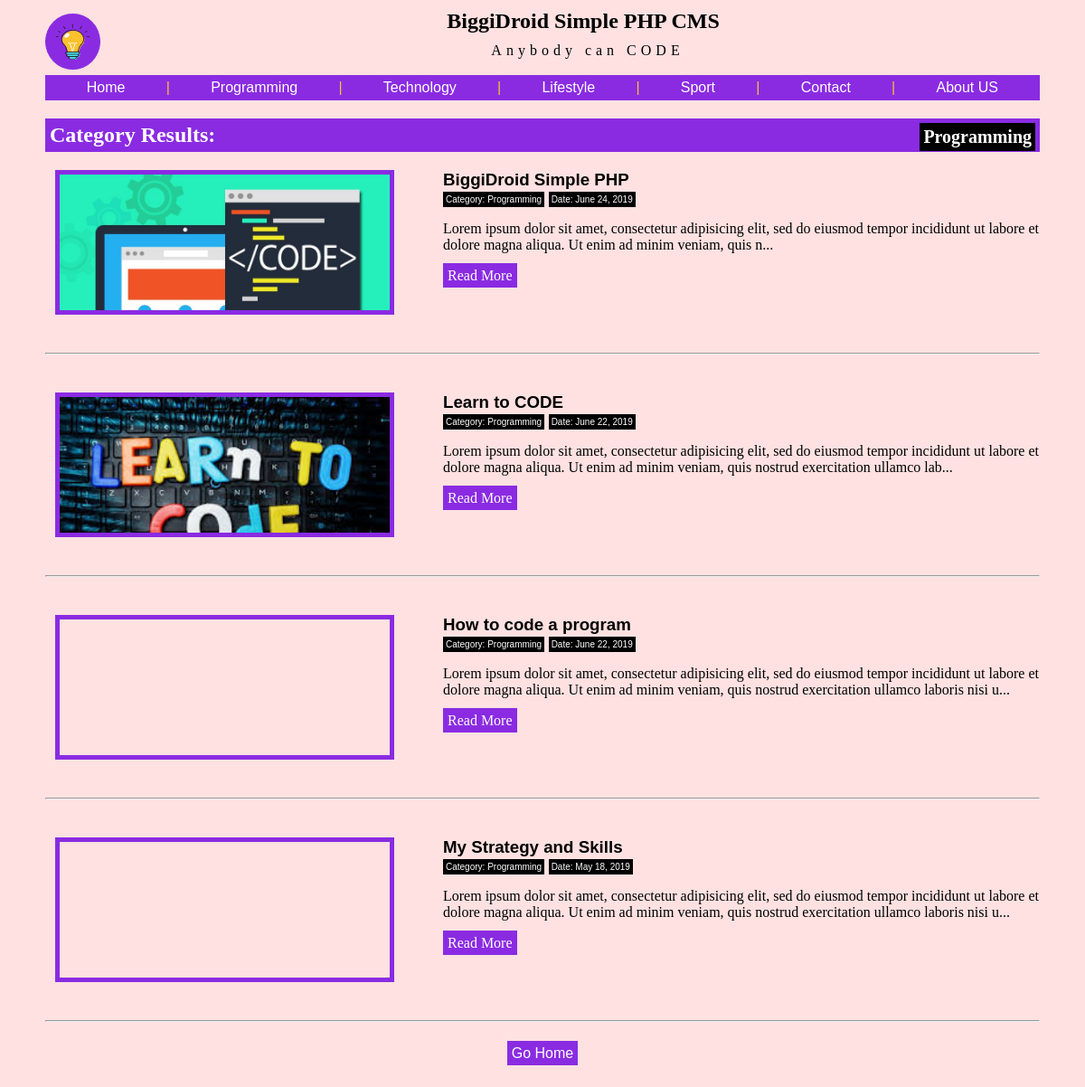
The page /blogg/include/category.php?category=Programming on the database its author committed.
### tables this page shows
CREATE TABLE `sitedetails` (
  `id` int(11) NOT NULL,
  `sitelogo` mediumtext DEFAULT NULL,
  `sitetitle` mediumtext DEFAULT NULL,
  `sitetagline` mediumtext DEFAULT NULL
);

CREATE TABLE `post` (
  `id` int(11) NOT NULL,
  `search` varchar(10000) DEFAULT NULL,
  `category` longtext DEFAULT NULL,
  `title` longtext DEFAULT NULL,
  `text` longtext DEFAULT NULL,
  `image` longtext DEFAULT NULL,
  `date` varchar(10000) DEFAULT NULL
);

### blogg/include/category.php (the view, shortened to what this page needs)
<?php
include 'headercat.php';
$category = $_GET["category"];
$query = mysqli_query($con, "SELECT * FROM post WHERE category='$category' ");
$row1 = mysqli_fetch_assoc($query)
?>
  <div class="more">
  				<h2 class="h2admin">Category Results: <small style="background: black;color: white;padding: 4px;"><?php echo $row1["category"]; ?></small></h2>
				<?php
				$query = mysqli_query($con, "SELECT * FROM post WHERE category='$category' ORDER BY id DESC");
				while ($row = mysqli_fetch_assoc($query)) {
					?>
					<div style="clear: both;margin-bottom: 50px;">
				<div style="width: 40%;float: left;">
					<div style="background-image: url('image/<?php echo $row['image']; ?>');
				    background-position: center top !important;
				    background-size: cover;
				    background-repeat: no-repeat;
				    height: 150px;
				    width: 83%;
				    margin-left: 11px;
				    border: 5px solid blueviolet;"></div>
				</div>
				<div style="width:60%;float: right;">
				<h3 style="color: black;margin: 0px;">
					<?php echo $row['title']; ?>
				</h3>
				<small style="margin: 0px;background: black none repeat scroll 0% 0%;color: white;padding: 3px;font-size: 10px;">Category: <?php echo $row["category"]; ?></small>
				<small style="margin: 0px;background: black none repeat scroll 0% 0%;color: white;padding: 3px;font-size: 10px;">Date: <?php echo $row["date"]; ?></small>
				<p style="color: black;" >
					<?php echo substr($row['text'],0,200)."..."; ?>
				</p>
				</div>
				<p style="font-family: calibri; "><a style="background: blueviolet;padding: 5px;color: white;text-decoration: none;" href="../article/<?php echo $row['id']; ?>/<?php echo strtolower(str_replace(' ', '-', trim($row['title'])))."/"; ?>">Read More</a>
				</div><br><hr><br>
					<?php
				}
				?>
				<center style="margin-bottom: 10px;"><a style="background: blueviolet;padding: 5px;color: white;text-decoration: none;" href="../index.php">Go Home</a></center>
			</div>

### blogg/include/headercat.php (shortened to what this page needs)
<?php session_start();
include 'db.php';
	$query = mysqli_query($con, "SELECT * FROM sitedetails");
	$row = mysqli_fetch_assoc($query);
?>
<!DOCTYPE html>
<html>
<head>
	<link rel="stylesheet" type="text/css" href="css/style.css">
	<link rel="stylesheet" type="text/css" href="css/responsive.css">
	<link rel="stylesheet" type="text/css" href="css/animate.css">
	<link rel="stylesheet" type="text/css" href="css/font-awesome.css">
</head>
<body>
<div class="container">
	<div class="header">
		<div class="logo">
			<a href=""><img align="center" class="sitelogo" src="image/<?php echo $row["sitelogo"] ?>"></a>
		</div>
		<div class="mainhead">
			<h2><?php echo $row["sitetitle"] ?></h2>
			<span class="sitetagline"><?php echo $row["sitetagline"] ?></span>
		</div>
		<br>
		<nav class="nav1">
			<a href="#">Home</a> |
		<?php
		$query = mysqli_query($con, "SELECT * FROM post ORDER BY id ASC LIMIT 4");
		while ($row = mysqli_fetch_assoc($query)) {
			?>
			<a href="category/<?php echo strtolower($row['category']); ?>"><?php echo $row["category"]; ?></a> |
			<?php
		} ?>
			<a href="#">Contact</a> |
			<a href="#">About US</a>
		</nav>
	</div>

### css/style.css (style rules this page uses)
body { font-family: arial; background: #ffe1e1; }
.container { margin-left: auto; margin-right: auto; width: 1100px; background: #ffe1e1; padding: 10px; padding-top: 0px; margin-top: 0px; }
.logo { width: 100px; float: left; }
.mainhead { text-align: center; }
.mainhead h2 { margin: 10px; font-family: cursive; }
.h2admin { background: blueviolet; color: white; padding: 5px; text-align: left; }
.h2admin small { float: right; background: white; color: blueviolet; padding: 3px; }
nav { display: inline-block; background: blueviolet; padding: 5px; color: #fcc12d; }
nav a { margin-right: 20px; margin-left: 20px; color: white; text-decoration: none; padding: 20.8px; }
p { font-family: calibri; }
h2 { font-family: calibri; }
img { background-position: center top !important; }
.sitetagline { font-family: calibri; margin: 0px; margin-top: 0px; letter-spacing:5px; }
.sitelogo { height: 40px; width: 39px; background: #8a2be2; margin-top: 5px; padding: 10px; border-radius: 100%; border: 1px solid #8a2be2; }
a { text-decoration: none; }

### css/responsive.css (style rules this page uses)
@media only screen and (min-width: 300px) { .container { width: 300px; } }
@media only screen and (min-width: 300px) { .nav1 { display: none; } }
@media only screen and (min-width: 320px) { .container { width: 320px; } }
@media only screen and (min-width: 320px) { .nav1 { display: none; } }
@media only screen and (min-width: 393px) { .container { width: 393px; } }
@media only screen and (min-width: 393px) { .nav1 { display: none; } }
@media only screen and (min-width: 470px) { .container { width: 470px; } }
@media only screen and (min-width: 470px) { .nav1 { display: none; } }
@media only screen and (min-width: 570px) { .container { width: 570px; } }
@media only screen and (min-width: 570px) { .nav1 { display: none; } }
@media only screen and (min-width: 600px) { .container { width: 600px; } }
@media only screen and (min-width: 600px) { nav a { padding: 0px; margin-right: 5px; margin-left: 5px; } }
@media only screen and (min-width: 600px) { .nav1 { display: block; } }
@media only screen and (min-width: 768px) { .container { width: 768px; } }
@media only screen and (min-width: 768px) { nav a { padding: 0px; margin-right: 17px; margin-left: 17px; } }
@media only screen and (min-width: 768px) { .nav1 { display: block; } }
@media only screen and (min-width: 992px) { .container { width: 992px; } }
@media only screen and (min-width: 992px) { nav a { padding: 13px; margin-right: 20px; margin-left: 20px; } }
@media only screen and (min-width: 992px) { .nav1 { display: block; } }
@media only screen and (min-width: 1200px) { .container { width: 1100px; } }
@media only screen and (min-width: 1200px) { nav a { padding: 20.8px; margin-right: 20px; margin-left: 20px; } }
@media only screen and (min-width: 1200px) { .nav1 { display: block; } }

### rows shown on the page
sitedetails: sitelogo (picture), sitetitle "BiggiDroid Simple PHP CMS", sitetagline "Anybody can CODE"
post: category "Programming", title "My Strategy and Skills", date "May 18, 2019", text "Lorem ipsum dolor sit amet, consectetur adipisicing elit, sed do eiusmod tempor incididunt ut labore et dolore magna aliqua. Ut enim ad minim veniam, quis nostrud exercitation ullamco laboris nisi u"
post: category "Technology"
post: category "Lifestyle"
post: category "Sport"
post: image (picture), title "BiggiDroid Simple PHP", category "Programming", date "June 24, 2019", text "Lorem ipsum dolor sit amet, consectetur adipisicing elit, sed do eiusmod tempor incididunt ut labore et dolore magna aliqua. Ut enim ad minim veniam, quis n"
post: image (picture), title "Learn to CODE", category "Programming", date "June 22, 2019", text "Lorem ipsum dolor sit amet, consectetur adipisicing elit, sed do eiusmod tempor incididunt ut labore et dolore magna aliqua. Ut enim ad minim veniam, quis nostrud exercitation ullamco lab"
post: title "How to code a program", category "Programming", date "June 22, 2019", text "Lorem ipsum dolor sit amet, consectetur adipisicing elit, sed do eiusmod tempor incididunt ut labore et dolore magna aliqua. Ut enim ad minim veniam, quis nostrud exercitation ullamco laboris nisi u"
